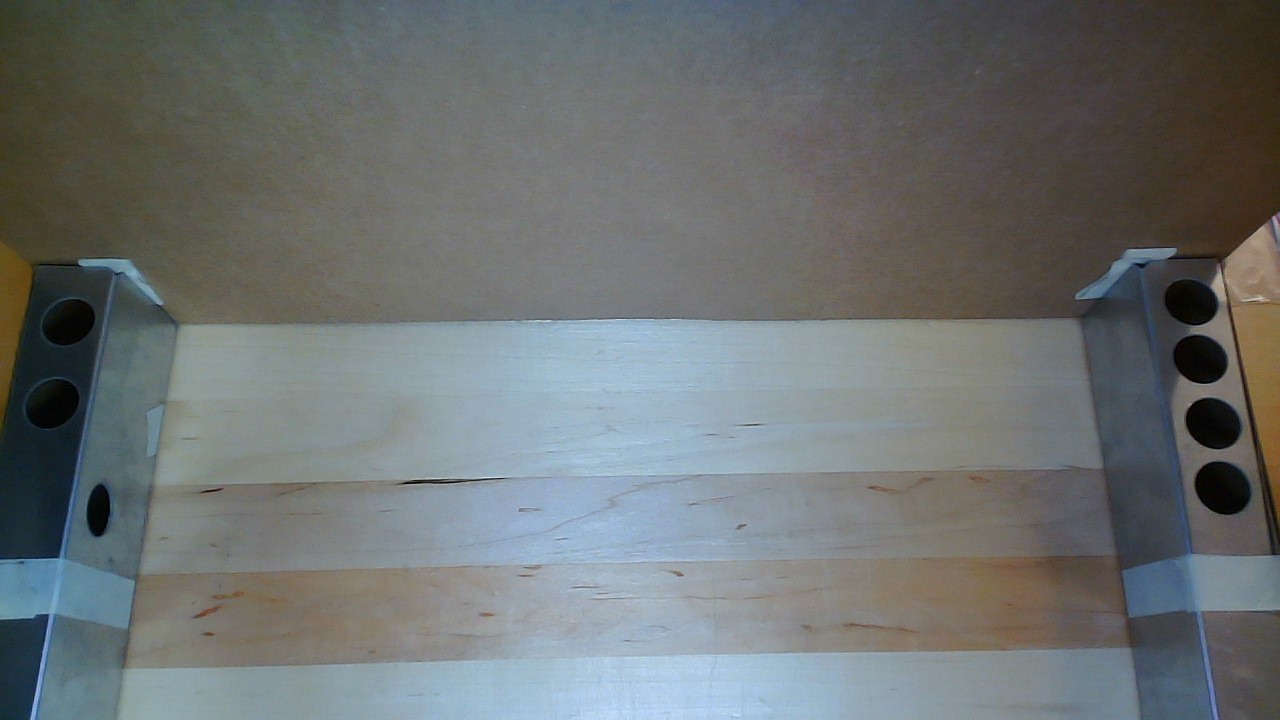
#> input picture Training Images/Metal/Metal_1.jpg, 1280 x 720 px
$ python -i function.py   (imports and definitions only)
#> lines starting #> are read from the running program, lines starting #| are printed output that depends on the picture; after the words box and inside, x2 and y2 are one past the last pixel; in counts of white or black regions, pixels touching at a corner belong together
# import dependencies
import os
import numpy as np
from numpy.typing import NDArray
import matplotlib.pyplot as plt
import cv2
from IPython.display import display, Javascript
from base64 import b64decode, b64encode
import PIL
import io

# [32 lines left out: functions pointDetector, load_images_from_folder, rotate_img, not called in this run]

hori_line_mat = np.float32([[-1,-1,-1],
                            [2,2,2],
                            [-1,-1,-1]])

verti_line_mat = np.float32([[-1,2,-1],
                            [-1,2,-1],
                            [-1,2,-1]])
# [109 lines left out: functions lineDetector, edgeDetector, houghLineDetector, houghCircleDetector, detectColorObjects, markDetectdObjects, not called in this run]

def detectShapes(img_path):
#> called with img_path = 'Training Images/Metal/Metal_1.jpg'
    img = cv2.imread(img_path,cv2.IMREAD_GRAYSCALE)
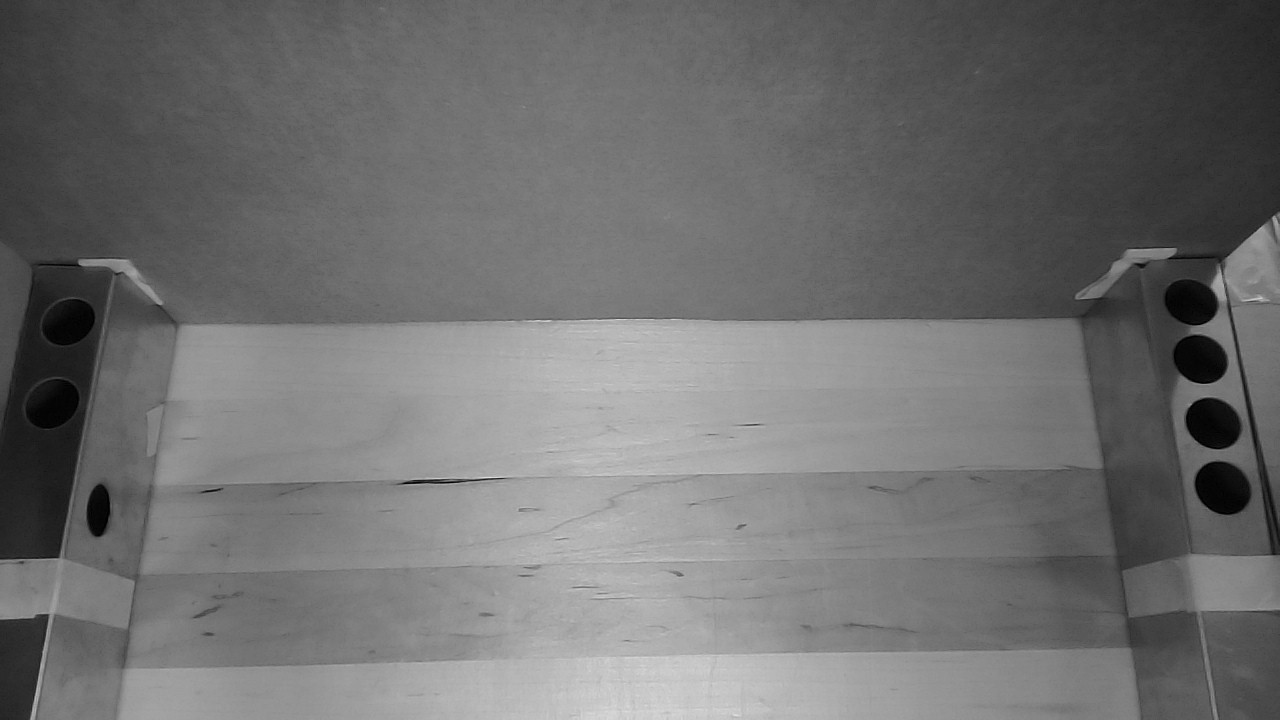
#> img: shape (720, 1280); min 0, max 227, mean 111.5
    _,img_Otsubin = cv2.threshold(img,127,255,cv2.THRESH_BINARY_INV+cv2.THRESH_OTSU)
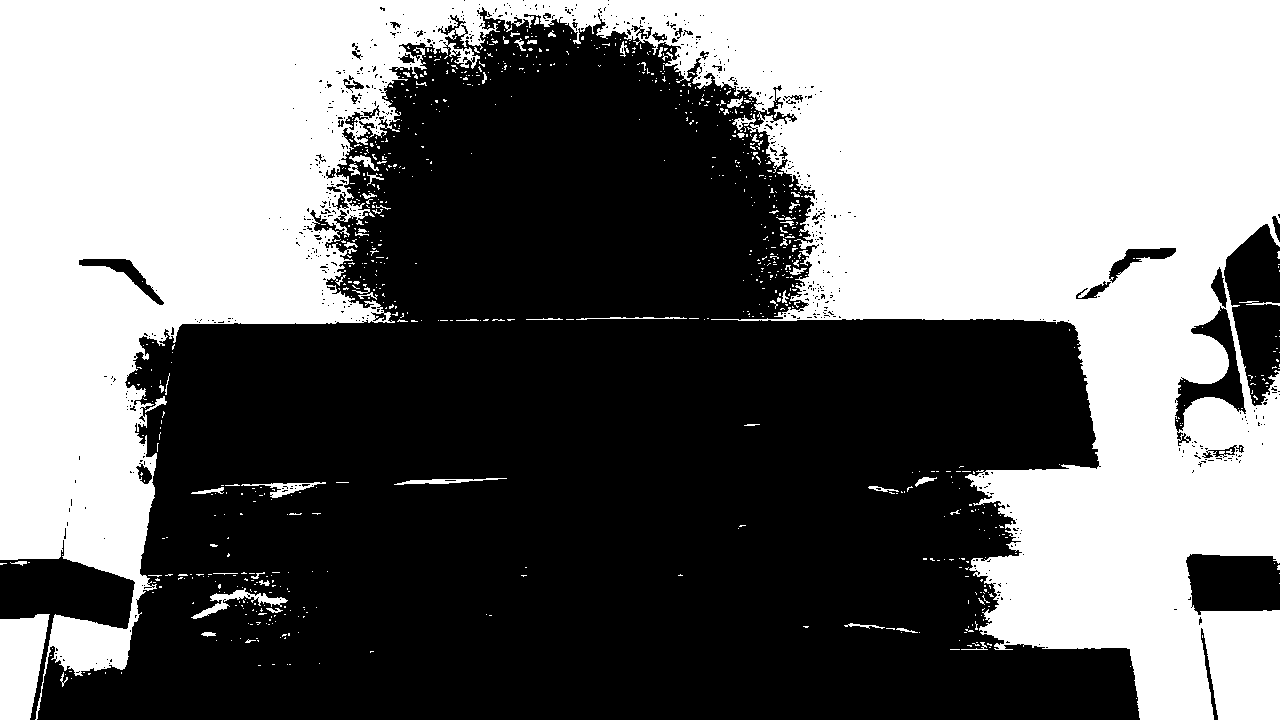
#> img_Otsubin: shape (720, 1280); 45.2% white; 897 white regions (834 under 20 px)
    contours,_ = cv2.findContours(img_Otsubin.copy(),1,2)
#> contours = 1753 contours, 1659 with area under 20; largest, box (x1, y1, x2, y2) and area: (0, 0, 1280, 720) 409280, (0, 614, 50, 720) 3946, (1174, 305, 1247, 433) 2932, (78, 258, 165, 306) 986, (1108, 247, 1177, 284) 850
    for num,cnt in enumerate(contours):
        x,y,w,h = cv2.boundingRect(cnt)
        approx = cv2.approxPolyDP(cnt,0.01*cv2.arcLength(cnt,True),True)
        # print(num, approx)
        if len(approx) == 3:
            cv2.putText(img,"Triangle",(int(x+w/2),int(y+h/2)),cv2.FONT_HERSHEY_SIMPLEX,1,(0,255,0),2)
            cv2.drawContours(img,[cnt],-1,(0,255,0),2)
        if len(approx) == 4:
            cv2.putText(img,"Rect",(int(x+w/2),int(y+h/2)),cv2.FONT_HERSHEY_SIMPLEX,1,(0,255,0),2)
            cv2.drawContours(img,[cnt],-1,(0,255,0),2)
        if len(approx) > 10:
            cv2.putText(img,"Circle",(int(x+w/2),int(y+h/2)),cv2.FONT_HERSHEY_SIMPLEX,1,(0,255,0),2)
            cv2.drawContours(img,[cnt],-1,(0,255,0),2)
#> this loop made 1753 passes
#> (x, y, w, h) on passes 1 to 3: (1136, 698, 1, 1), (71, 678, 1, 1), (65, 674, 1, 1)
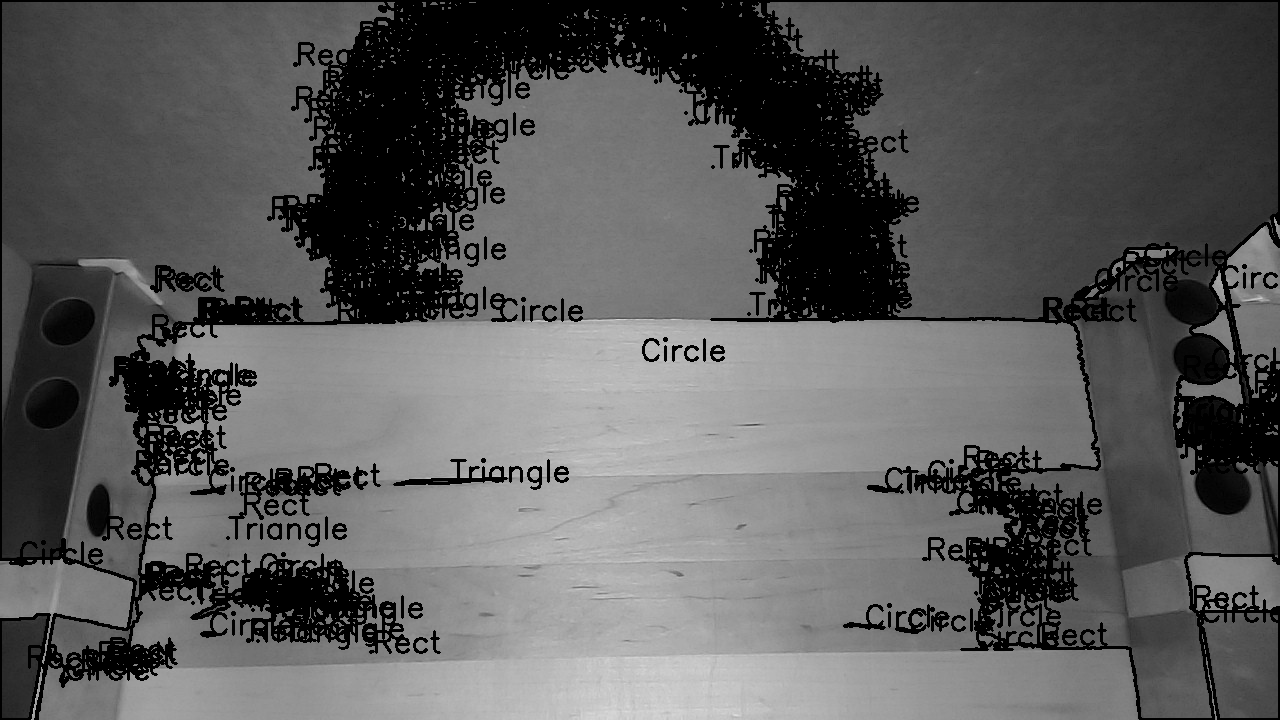
#> img: shape (720, 1280); 19.62% of pixels changed, all inside (x1, y1, x2, y2) = (0, 0, 1280, 720)

    plt.figure(figsize=(20,10))
#> (this line was passed over: IPython is not available in this run)
#> (the run stopped early here; a loop or call above may not have finished)
